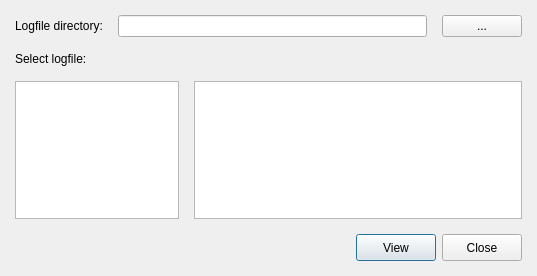
<ui version="4.0" >
 <class>LogViewerUI</class>
 <widget class="QDialog" name="LogViewerUI" >
  <property name="geometry" >
   <rect>
    <x>0</x>
    <y>0</y>
    <width>537</width>
    <height>276</height>
   </rect>
  </property>
  <property name="windowTitle" >
   <string>Log viewer</string>
  </property>
  <layout class="QVBoxLayout" name="verticalLayout" >
   <item>
    <layout class="QHBoxLayout" name="_2" >
     <item>
      <widget class="QLabel" name="textLabel_x" >
       <property name="text" >
        <string>Logfile directory:</string>
       </property>
       <property name="wordWrap" >
        <bool>false</bool>
       </property>
      </widget>
     </item>
     <item>
      <widget class="QLineEdit" name="logfileDir" />
     </item>
     <item>
      <widget class="QPushButton" name="selectDir" >
       <property name="sizePolicy" >
        <sizepolicy vsizetype="Fixed" hsizetype="Preferred" >
         <horstretch>0</horstretch>
         <verstretch>0</verstretch>
        </sizepolicy>
       </property>
       <property name="text" >
        <string>...</string>
       </property>
      </widget>
     </item>
    </layout>
   </item>
   <item>
    <widget class="QLabel" name="label" >
     <property name="text" >
      <string>Select logfile:</string>
     </property>
    </widget>
   </item>
   <item>
    <layout class="QHBoxLayout" >
     <item>
      <widget class="QListWidget" name="devnameList" >
       <property name="sizePolicy" >
        <sizepolicy vsizetype="Expanding" hsizetype="Expanding" >
         <horstretch>1</horstretch>
         <verstretch>0</verstretch>
        </sizepolicy>
       </property>
      </widget>
     </item>
     <item>
      <widget class="QListWidget" name="logfileList" >
       <property name="sizePolicy" >
        <sizepolicy vsizetype="Expanding" hsizetype="Expanding" >
         <horstretch>2</horstretch>
         <verstretch>0</verstretch>
        </sizepolicy>
       </property>
      </widget>
     </item>
    </layout>
   </item>
   <item>
    <layout class="QHBoxLayout" >
     <property name="spacing" >
      <number>6</number>
     </property>
     <property name="margin" >
      <number>0</number>
     </property>
     <item>
      <spacer>
       <property name="orientation" >
        <enum>Qt::Horizontal</enum>
       </property>
       <property name="sizeType" >
        <enum>QSizePolicy::Expanding</enum>
       </property>
       <property name="sizeHint" stdset="0" >
        <size>
         <width>141</width>
         <height>27</height>
        </size>
       </property>
      </spacer>
     </item>
     <item>
      <widget class="QPushButton" name="viewBtn" >
       <property name="sizePolicy" >
        <sizepolicy vsizetype="Minimum" hsizetype="Preferred" >
         <horstretch>0</horstretch>
         <verstretch>0</verstretch>
        </sizepolicy>
       </property>
       <property name="text" >
        <string>View</string>
       </property>
       <property name="shortcut" >
        <string>Alt+G</string>
       </property>
       <property name="autoDefault" >
        <bool>false</bool>
       </property>
       <property name="default" >
        <bool>true</bool>
       </property>
      </widget>
     </item>
     <item>
      <widget class="QPushButton" name="closeBtn" >
       <property name="sizePolicy" >
        <sizepolicy vsizetype="Minimum" hsizetype="Preferred" >
         <horstretch>0</horstretch>
         <verstretch>0</verstretch>
        </sizepolicy>
       </property>
       <property name="text" >
        <string>Close</string>
       </property>
       <property name="shortcut" >
        <string>Alt+Q</string>
       </property>
       <property name="autoDefault" >
        <bool>false</bool>
       </property>
      </widget>
     </item>
    </layout>
   </item>
  </layout>
 </widget>
 <layoutdefault spacing="15" margin="15" />
 <tabstops>
  <tabstop>viewBtn</tabstop>
  <tabstop>closeBtn</tabstop>
 </tabstops>
 <resources/>
 <connections/>
</ui>
